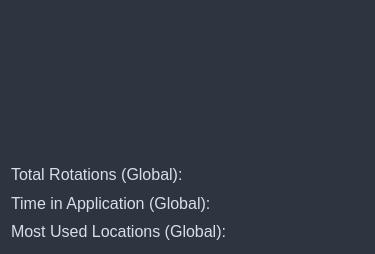
<?xml version="1.0" encoding="UTF-8"?>
<ui version="4.0">
 <class>GlobalBenchmarkWindow</class>
 <widget class="QWidget" name="GlobalBenchmarkWindow">
  <property name="geometry">
   <rect>
    <x>0</x>
    <y>0</y>
    <width>375</width>
    <height>254</height>
   </rect>
  </property>
  <property name="windowTitle">
   <string>Global Benchmark Information</string>
  </property>
  <property name="styleSheet">
   <string notr="true">/* style.qss */
QWidget {
    background-color: #2E3440;
    color: #D8DEE9;
}

QPushButton {
    background-color: #4C566A;
    border: 1px solid #434C5E;
    color: #D8DEE9;
    padding: 5px;
    border-radius: 5px;
}

QPushButton:hover {
    background-color: #5E81AC;
}

QLabel {
    color: #D8DEE9;
    font-size: 16px;
}

QLineEdit {
    background-color: #3B4252;
    border: 1px solid #4C566A;
    color: #D8DEE9;
    padding: 5px;
    border-radius: 5px;
}
</string>
  </property>
  <layout class="QVBoxLayout" name="verticalLayout">
   <item alignment="Qt::AlignHCenter">
    <widget class="QLabel" name="label">
     <property name="minimumSize">
      <size>
       <width>0</width>
       <height>146</height>
      </size>
     </property>
     <property name="maximumSize">
      <size>
       <width>357</width>
       <height>153</height>
      </size>
     </property>
     <property name="text">
      <string/>
     </property>
     <property name="pixmap">
      <pixmap>../ui/logo.jpg</pixmap>
     </property>
     <property name="scaledContents">
      <bool>true</bool>
     </property>
     <property name="margin">
      <number>-12</number>
     </property>
     <property name="indent">
      <number>0</number>
     </property>
    </widget>
   </item>
   <item>
    <widget class="QLabel" name="totalRotationsLabel">
     <property name="text">
      <string>Total Rotations (Global):</string>
     </property>
    </widget>
   </item>
   <item>
    <widget class="QLabel" name="timeSpentLabel">
     <property name="text">
      <string>Time in Application (Global):</string>
     </property>
    </widget>
   </item>
   <item>
    <widget class="QLabel" name="mostUsedLocationsLabel">
     <property name="text">
      <string>Most Used Locations (Global):</string>
     </property>
    </widget>
   </item>
  </layout>
 </widget>
 <resources/>
 <connections/>
</ui>
